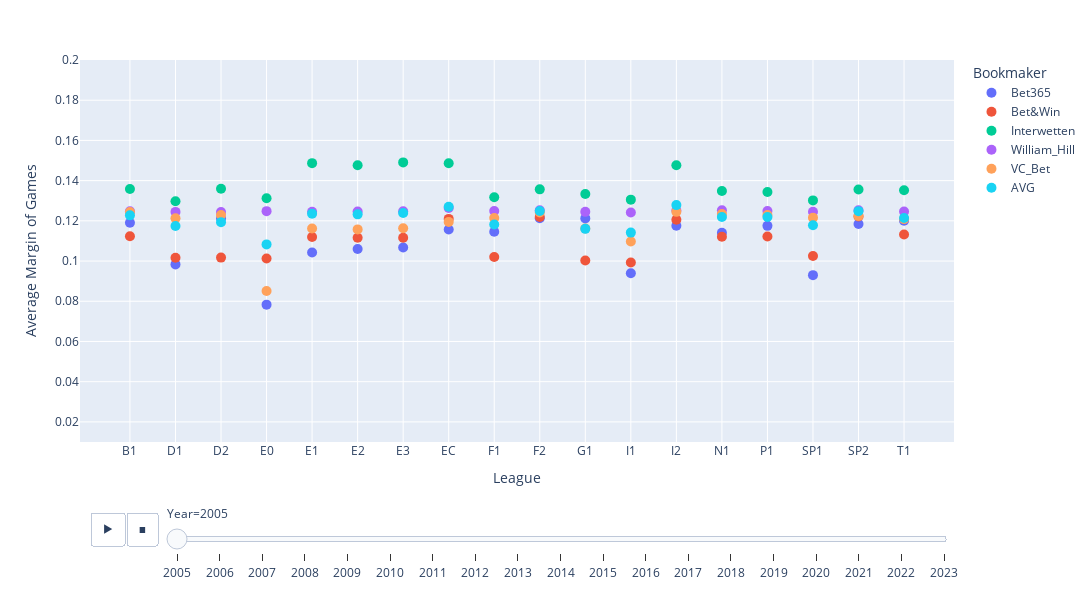

Notebook code cell kept with this figure:
### Code cell
import plotly.express as px
fig = px.scatter(avg_margin_data, x="League", y="Average Margin of Games", animation_frame="Year",
                 color="Bookmaker", range_y=[0.01,0.2])
fig.update_traces(marker_size=10)
fig.update_layout(
    autosize=False,
    width=1200,
    height=600,)
fig

### Figure 1 — Plotly figure (JSON) as saved in the notebook; plotly's stock layout.template omitted (floating-point values rounded to 4 significant figures)
{"data": [{"hovertemplate": "Bookmaker=Bet365<br>Year=2005<br>League=%{x}<br>Average Margin of Games=%{y}<extra></extra>", "legendgroup": "Bet365", "marker": {"color": "#636efa", "size": 10, "symbol": "circle"}, "mode": "markers", "name": "Bet365", "orientation": "v", "showlegend": true, "type": "scatter", "x": ["B1", "D1", "D2", "E0", "E1", "E2", "E3", "EC", "F1", "F2", "G1", "I1", "I2", "N1", "P1", "SP1", "SP2", "T1"], "xaxis": "x", "y": [0.1191, 0.09834, 0.1211, 0.07833, 0.1043, 0.106, 0.1068, 0.1157, 0.1146, 0.1213, 0.1212, 0.0939, 0.1175, 0.1141, 0.1175, 0.09299, 0.1184, 0.12], "yaxis": "y"}, {"hovertemplate": "Bookmaker=Bet&Win<br>Year=2005<br>League=%{x}<br>Average Margin of Games=%{y}<extra></extra>", "legendgroup": "Bet&Win", "marker": {"color": "#EF553B", "size": 10, "symbol": "circle"}, "mode": "markers", "name": "Bet&Win", "orientation": "v", "showlegend": true, "type": "scatter", "x": ["B1", "D1", "D2", "E0", "E1", "E2", "E3", "EC", "F1", "F2", "G1", "I1", "I2", "N1", "P1", "SP1", "SP2", "T1"], "xaxis": "x", "y": [0.1124, 0.1017, 0.1017, 0.1013, 0.112, 0.1116, 0.1116, 0.121, 0.102, 0.1219, 0.1003, 0.09932, 0.1205, 0.1121, 0.1122, 0.1025, 0.1222, 0.1132], "yaxis": "y"}, {"hovertemplate": "Bookmaker=Interwetten<br>Year=2005<br>League=%{x}<br>Average Margin of Games=%{y}<extra></extra>", "legendgroup": "Interwetten", "marker": {"color": "#00cc96", "size": 10, "symbol": "circle"}, "mode": "markers", "name": "Interwetten", "orientation": "v", "showlegend": true, "type": "scatter", "x": ["B1", "D1", "D2", "E0", "E1", "E2", "E3", "EC", "F1", "F2", "G1", "I1", "I2", "N1", "P1", "SP1", "SP2", "T1"], "xaxis": "x", "y": [0.1358, 0.1298, 0.136, 0.1312, 0.1487, 0.1476, 0.1491, 0.1486, 0.1317, 0.1357, 0.1334, 0.1305, 0.1476, 0.1349, 0.1344, 0.1302, 0.1356, 0.1352], "yaxis": "y"}, {"hovertemplate": "Bookmaker=William_Hill<br>Year=2005<br>League=%{x}<br>Average Margin of Games=%{y}<extra></extra>", "legendgroup": "William_Hill", "marker": {"color": "#ab63fa", "size": 10, "symbol": "circle"}, "mode": "markers", "name": "William_Hill", "orientation": "v", "showlegend": true, "type": "scatter", "x": ["B1", "D1", "D2", "E0", "E1", "E2", "E3", "EC", "F1", "F2", "G1", "I1", "I2", "N1", "P1", "SP1", "SP2", "T1"], "xaxis": "x", "y": [0.1248, 0.1245, 0.1243, 0.1248, 0.1245, 0.1246, 0.1248, 0.1264, 0.1249, 0.1252, 0.1245, 0.1241, 0.1251, 0.1253, 0.1249, 0.1245, 0.1253, 0.1246], "yaxis": "y"}, {"hovertemplate": "Bookmaker=VC_Bet<br>Year=2005<br>League=%{x}<br>Average Margin of Games=%{y}<extra></extra>", "legendgroup": "VC_Bet", "marker": {"color": "#FFA15A", "size": 10, "symbol": "circle"}, "mode": "markers", "name": "VC_Bet", "orientation": "v", "showlegend": true, "type": "scatter", "x": ["B1", "D1", "D2", "E0", "E1", "E2", "E3", "EC", "F1", "F2", "G1", "I1", "I2", "N1", "P1", "SP1", "SP2", "T1"], "xaxis": "x", "y": [0.1243, 0.1212, 0.1229, 0.08507, 0.1162, 0.1157, 0.1163, 0.1195, 0.1214, 0.1242, 0.1162, 0.1097, 0.1245, 0.1234, 0.1229, 0.1216, 0.1224, 0.1209], "yaxis": "y"}, {"hovertemplate": "Bookmaker=AVG<br>Year=2005<br>League=%{x}<br>Average Margin of Games=%{y}<extra></extra>", "legendgroup": "AVG", "marker": {"color": "#19d3f3", "size": 10, "symbol": "circle"}, "mode": "markers", "name": "AVG", "orientation": "v", "showlegend": true, "type": "scatter", "x": ["B1", "D1", "D2", "E0", "E1", "E2", "E3", "EC", "F1", "F2", "G1", "I1", "I2", "N1", "P1", "SP1", "SP2", "T1"], "xaxis": "x", "y": [0.1227, 0.1174, 0.1194, 0.1083, 0.1236, 0.1232, 0.1239, 0.127, 0.1182, 0.1249, 0.116, 0.1142, 0.1278, 0.122, 0.1219, 0.1178, 0.1248, 0.1214], "yaxis": "y"}], "layout": {"autosize": false, "height": 600, "legend": {"title": {"text": "Bookmaker"}, "tracegroupgap": 0}, "margin": {"t": 60}, "sliders": [{"active": 0, "currentvalue": {"prefix": "Year="}, "len": 0.9, "pad": {"b": 10, "t": 60}, "steps": [{"args": [["2005"], {"frame": {"duration": 0, "redraw": false}, "fromcurrent": true, "mode": "immediate", "transition": {"duration": 0, "easing": "linear"}}], "label": "2005", "method": "animate"}, {"args": [["2006"], {"frame": {"duration": 0, "redraw": false}, "fromcurrent": true, "mode": "immediate", "transition": {"duration": 0, "easing": "linear"}}], "label": "2006", "method": "animate"}, {"args": [["2007"], {"frame": {"duration": 0, "redraw": false}, "fromcurrent": true, "mode": "immediate", "transition": {"duration": 0, "easing": "linear"}}], "label": "2007", "method": "animate"}, {"args": [["2008"], {"frame": {"duration": 0, "redraw": false}, "fromcurrent": true, "mode": "immediate", "transition": {"duration": 0, "easing": "linear"}}], "label": "2008", "method": "animate"}, {"args": [["2009"], {"frame": {"duration": 0, "redraw": false}, "fromcurrent": true, "mode": "immediate", "transition": {"duration": 0, "easing": "linear"}}], "label": "2009", "method": "animate"}, {"args": [["2010"], {"frame": {"duration": 0, "redraw": false}, "fromcurrent": true, "mode": "immediate", "transition": {"duration": 0, "easing": "linear"}}], "label": "2010", "method": "animate"}, {"args": [["2011"], {"frame": {"duration": 0, "redraw": false}, "fromcurrent": true, "mode": "immediate", "transition": {"duration": 0, "easing": "linear"}}], "label": "2011", "method": "animate"}, {"args": [["2012"], {"frame": {"duration": 0, "redraw": false}, "fromcurrent": true, "mode": "immediate", "transition": {"duration": 0, "easing": "linear"}}], "label": "2012", "method": "animate"}, {"args": [["2013"], {"frame": {"duration": 0, "redraw": false}, "fromcurrent": true, "mode": "immediate", "transition": {"duration": 0, "easing": "linear"}}], "label": "2013", "method": "animate"}, {"args": [["2014"], {"frame": {"duration": 0, "redraw": false}, "fromcurrent": true, "mode": "immediate", "transition": {"duration": 0, "easing": "linear"}}], "label": "2014", "method": "animate"}, {"args": [["2015"], {"frame": {"duration": 0, "redraw": false}, "fromcurrent": true, "mode": "immediate", "transition": {"duration": 0, "easing": "linear"}}], "label": "2015", "method": "animate"}, {"args": [["2016"], {"frame": {"duration": 0, "redraw": false}, "fromcurrent": true, "mode": "immediate", "transition": {"duration": 0, "easing": "linear"}}], "label": "2016", "method": "animate"}, {"args": [["2017"], {"frame": {"duration": 0, "redraw": false}, "fromcurrent": true, "mode": "immediate", "transition": {"duration": 0, "easing": "linear"}}], "label": "2017", "method": "animate"}, {"args": [["2018"], {"frame": {"duration": 0, "redraw": false}, "fromcurrent": true, "mode": "immediate", "transition": {"duration": 0, "easing": "linear"}}], "label": "2018", "method": "animate"}, {"args": [["2019"], {"frame": {"duration": 0, "redraw": false}, "fromcurrent": true, "mode": "immediate", "transition": {"duration": 0, "easing": "linear"}}], "label": "2019", "method": "animate"}, {"args": [["2020"], {"frame": {"duration": 0, "redraw": false}, "fromcurrent": true, "mode": "immediate", "transition": {"duration": 0, "easing": "linear"}}], "label": "2020", "method": "animate"}, {"args": [["2021"], {"frame": {"duration": 0, "redraw": false}, "fromcurrent": true, "mode": "immediate", "transition": {"duration": 0, "easing": "linear"}}], "label": "2021", "method": "animate"}, {"args": [["2022"], {"frame": {"duration": 0, "redraw": false}, "fromcurrent": true, "mode": "immediate", "transition": {"duration": 0, "easing": "linear"}}], "label": "2022", "method": "animate"}, {"args": [["2023"], {"frame": {"duration": 0, "redraw": false}, "fromcurrent": true, "mode": "immediate", "transition": {"duration": 0, "easing": "linear"}}], "label": "2023", "method": "animate"}], "x": 0.1, "xanchor": "left", "y": 0, "yanchor": "top"}], "updatemenus": [{"buttons": [{"args": [null, {"frame": {"duration": 500, "redraw": false}, "fromcurrent": true, "mode": "immediate", "transition": {"duration": 500, "easing": "linear"}}], "label": "&#9654;", "method": "animate"}, {"args": [[null], {"frame": {"duration": 0, "redraw": false}, "fromcurrent": true, "mode": "immediate", "transition": {"duration": 0, "easing": "linear"}}], "label": "&#9724;", "method": "animate"}], "direction": "left", "pad": {"r": 10, "t": 70}, "showactive": false, "type": "buttons", "x": 0.1, "xanchor": "right", "y": 0, "yanchor": "top"}], "width": 1200, "xaxis": {"anchor": "y", "domain": [0, 1], "title": {"text": "League"}}, "yaxis": {"anchor": "x", "domain": [0, 1], "range": [0.01, 0.2], "title": {"text": "Average Margin of Games"}}}}
